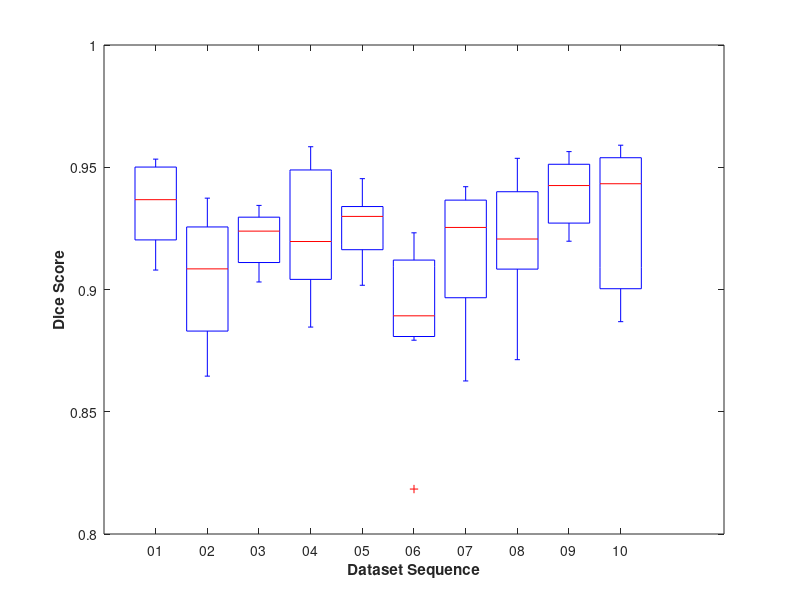

MATLAB code for this plot: (Note: this script raises an error after producing the figure.)
% 数据集
data = [
    0.953324258327484188, 0.9267998337745667, 0.930416464805603, 0.9005749225616455, 0.9315991997718811, 0.9183272123336792, 0.9336254000663757, 0.9079932570457458, 0.9246262311935425, 0.9590193033218384;
    0.9321907162666321,   0.9219282865524292, 0.9343996644020081, 0.924416184425354,  0.9281922578811646, 0.8931640386581421, 0.9171368479728699, 0.9319212436676025, 0.9347736835479736, 0.88865065574646;
    0.9412842988967896,   0.9373634457588196, 0.9078198075294495, 0.8846344351768494, 0.9123084545135498, 0.8853070735931396, 0.9375326037406921, 0.9426767230033875, 0.9563983678817749, 0.9511899352073669;
    0.9530113339424133,   0.8949453234672546, 0.9270868897438049, 0.957050621509552,  0.9453346133232117, 0.923183798789978,  0.8625968098640442, 0.9093833565711975, 0.9515402317047119, 0.8868430852890015;
    0.9163146615028381,   0.8790156841278076, 0.9206680655479431, 0.9583907723426819, 0.934707760810852,  0.8792653679847717, 0.889794111251831, 0.953657329082489,  0.9502605199813843, 0.9547954201698303;
    0.9079559445381165, 0.8645673394203186, 0.9030791521072388, 0.9148419499397278, 0.9017345309257507, 0.81838458776474, 0.9420415759086609, 0.8713001608848572, 0.9197486639022827, 0.9353234171867371
];

% 绘制箱线图
figure;
boxplot(data, 'Labels', {'01', '02', '03', '04', '05', '06', '07', '08', '09', '10'});

% 设置坐标轴标签并加粗
xlabel('Dataset Sequence', 'FontWeight', 'bold');
ylabel('Dice Score', 'FontWeight', 'bold');

% 加粗 boxplot 标签字体
ax = gca; % 获取当前坐标轴
ax.FontWeight = 'bold'; % 设置标签字体加粗
grid on;
